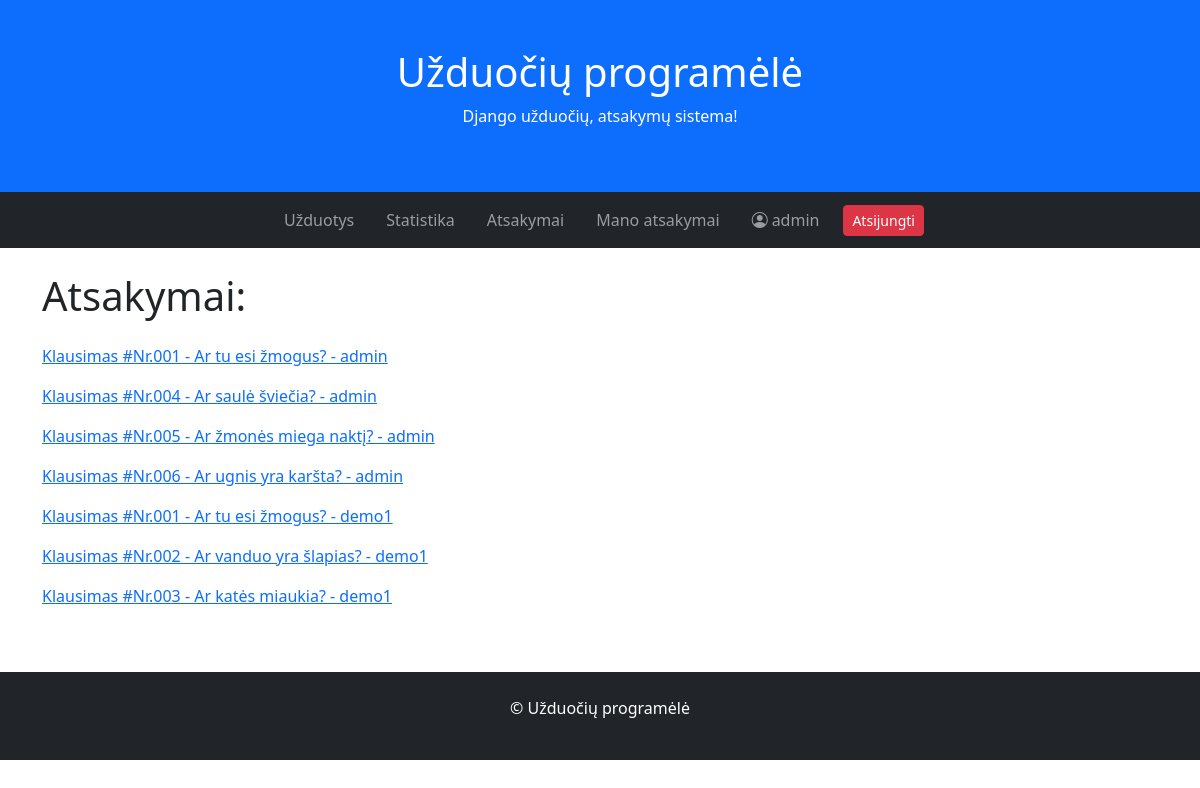
Page /answers/ (signed in) on the committed database.
### tasks/models.py (models this page shows, shortened)
class Answer(models.Model):
    task = models.ForeignKey(to="Task", on_delete=models.CASCADE, verbose_name="Užduotis")
    student = models.ForeignKey(to=User, on_delete=models.CASCADE, verbose_name="Studentas")
    ANSWER_CHOICES = [
        (True, 'Taip'),
        (False, 'Ne'),
    ]
    answer = models.BooleanField("Atsakymas", choices=ANSWER_CHOICES, default=True)
    date = models.DateTimeField("Data", auto_now_add=True)
    def __str__(self):
        return f"{self.task} - {self.student}"
    class Meta:
        verbose_name = "Atsakymas"
        verbose_name_plural = "Atsakymai"

class Task(models.Model):
    name = models.CharField("Užduotis")
    content = models.TextField("Klausimas")
    teacher = models.ForeignKey(to=User, on_delete=models.CASCADE, verbose_name="Dėstytojas")
    ANSWER_CHOICES = [
        (True, 'Taip'),
        (False, 'Ne'),
    ]
    correct_answer = models.BooleanField("Teisingas atsakymas", choices=ANSWER_CHOICES, default=True)
    deadline = models.DateTimeField("Terminas", null=True, blank=True)
    date = models.DateTimeField("Data", auto_now_add=True)
    photo = models.ImageField("Nuotrauka", upload_to='tasks', null=True, blank=True)
    def __str__(self):
        return f"{self.name} - {self.content}"
    class Meta:
        verbose_name = "Uždavinys"
        verbose_name_plural = "Uždaviniai"

### tasks/views.py (the view)
# urls.py: path('answers/', views.AnswerListView.as_view(), name="answers"),
class AnswerListView(LoginRequiredMixin, UserPassesTestMixin, ListView):
    model = Answer
    template_name = "answers.html"
    context_object_name = "answers"
    def test_func(self):
        return self.request.user.is_staff

### tasks/templates/answers.html (shortened to what this page needs)
{% extends 'base.html' %}
{% block content %}
<h1 class="mb-4">Atsakymai:</h1>
{% for answer in answers %}
<p><a href="{{ answer.pk }}">{{ answer }}</a></p>
{% endfor %}
{% endblock %}

### tasks/templates/base.html (shortened to what this page needs)
<!DOCTYPE html>
<html lang="lt">
<head>
    {% load static %}
    <link href="https://cdn.jsdelivr.net/npm/bootstrap@5.3.2/dist/css/bootstrap.min.css" rel="stylesheet">
    <link href="https://cdn.jsdelivr.net/npm/bootstrap-icons@1.11.3/font/bootstrap-icons.css" rel="stylesheet">
</head>
<body>
<div class="p-5 bg-primary text-white text-center">
    <h1>Užduočių programėlė</h1>
    <p>Django užduočių, atsakymų sistema!</p>
</div>
<nav class="navbar navbar-expand-sm bg-dark navbar-dark">
    <div class="container-fluid">
        <div class="collapse navbar-collapse" id="mynavbar">
            <ul class="navbar-nav mx-auto gap-3 align-items-center">
                <li class="nav-item">
                    <a class="nav-link" href="{% url 'index' %}">Užduotys</a>
                </li>
                <li class="nav-item">
                    <a class="nav-link" href="{% url 'stats' %}">Statistika</a>
                </li>
                {% if user.is_authenticated %}
                    {% if user.is_staff %}
                        <li class="nav-item">
                            <a class="nav-link" href="{% url 'answers' %}">Atsakymai</a>
                        </li>
                    {% endif %}
                    <li class="nav-item">
                        <a class="nav-link" href="{% url 'useranswers' %}">Mano atsakymai</a>
                    </li>
                    <li class="nav-item">
                        <a class="nav-link" href="{% url 'profile' %}">
                            <i class="bi bi-person-circle me-1"></i>{{ user.get_username }}
                        </a>
                    </li>
                    <li class="nav-item">
                        <form method="post" action="{% url 'logout' %}">
                            <button class="btn btn-danger btn-sm" type="submit">Atsijungti</button>
                        </form>
                    </li>
                {% endif %}
            </ul>
        </div>
    </div>
</nav>
<div class="container mt-4">
    <div class="row">
        <div class="col-sm">
            {% block content %}{% endblock %}
        </div>
    </div>
</div>
<div class="mt-5 p-4 bg-dark text-white text-center">
    <p>© Užduočių programėlė</p>
</div>
</body>
</html>

### rows in the picture
Answer: task+student "Klausimas #Nr.001 - Ar tu esi žmogus? - admin"
Answer: task+student "Klausimas #Nr.004 - Ar saulė šviečia? - admin"
Answer: task+student "Klausimas #Nr.005 - Ar žmonės miega naktį? - admin"
Answer: task+student "Klausimas #Nr.006 - Ar ugnis yra karšta? - admin"
Answer: task+student "Klausimas #Nr.001 - Ar tu esi žmogus? - demo1"
Answer: task+student "Klausimas #Nr.002 - Ar vanduo yra šlapias? - demo1"
Answer: task+student "Klausimas #Nr.003 - Ar katės miaukia? - demo1"

### other values in the picture
{{ user.get_username }} "admin"
